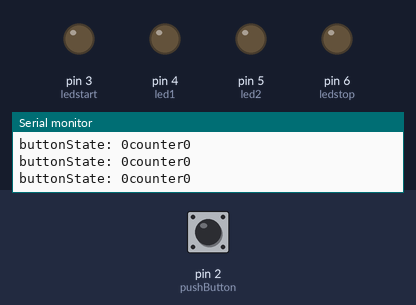
Simulated run of this sketch. Board: Arduino Uno, built with avr-gcc and run on an emulated ATmega328P. On the bench: output pins drawn as LEDs (lit = HIGH), the last lines printed to the serial monitor. The test bench sets the inputs (shaded band); at power-on: pin 2 (pushButton) LOW.

Above: at 1.2 s.
1.3 s: pin 2 (pushButton) pulled HIGH for 0.15 s
At 2.0 s:
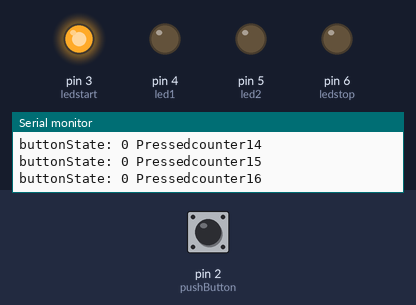
At 20.1 s:
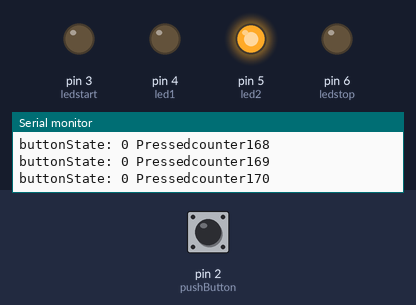
Timing chart, 0 to 21.8 s (numbered marks = the images above; inputs shaded):
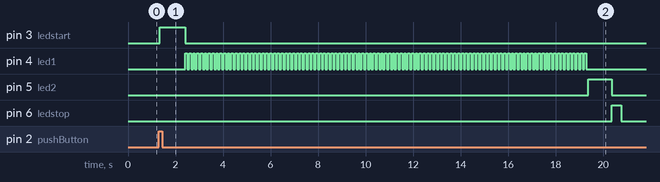

The sketch:

final.ino
```cpp
int pushButton = 2;

const int ledstart = 3;
const int led1 = 4;
const int led2 = 5;
const int ledstop = 6;

boolean pressed = false;
int counter = 0;

long prevMillis = 0;
int interval = 1000;
boolean starttimer = false;

void setup() {
  // put your setup code here, to run once:
  Serial.begin(9600);

  pinMode(pushButton, INPUT);

  pinMode(ledstart, OUTPUT);
  pinMode(led1, OUTPUT);
  pinMode(led2, OUTPUT);
  pinMode(ledstop, OUTPUT);
}

void loop(){
  // put your main code here, to run repeatedly:
  int buttonState = digitalRead(pushButton);

  Serial.print("buttonState: ");
  Serial.print(buttonState);
  delay(1);

  if(buttonState == HIGH){
    starttimer = true;
  }

  if(buttonState == LOW && starttimer == true){
    pressed = false;
    Serial.print(" Pressed");

    counter++;
  }

  Serial.print("counter");
  Serial.print(counter);

  Serial.println();

  if(starttimer == true){
    if(millis() - prevMillis >= interval){
    prevMillis = millis();
    counter++;
    Serial.println(counter);
    }

    if(counter >= 0 && counter < 30){
      digitalWrite(ledstart, HIGH);
    }else if(counter >= 30 && counter < 150){
      digitalWrite(ledstart, LOW);
      digitalWrite(led1, HIGH);
      delay(80);
      digitalWrite(led1, LOW);
      delay(80);
      digitalWrite(led1, HIGH);
    }else if(counter >= 150 && counter < 180){
      digitalWrite(led1, LOW);
      digitalWrite(led2, HIGH);
    }else if(counter >= 180 && counter < 190){
      digitalWrite(led2, LOW);
      digitalWrite(ledstop, HIGH);
    }else if(counter > 190){
      digitalWrite(ledstart, LOW);
      digitalWrite(led1, LOW);
      digitalWrite(led2, LOW);
      digitalWrite(ledstop, LOW);
    }
  }

}
```

Measured:
- after the input at 1.3 s, pin 3 (ledstart): LOW → HIGH at once, → LOW 1.1 s later; pin 4 (led1): alternates HIGH for 0.08 s and LOW for 0.08 s, 210 changes in all, then stays LOW, starting after 1.1 s; pin 5 (led2): LOW → HIGH after 18.1 s, → LOW 1.0 s later; pin 6 (ledstop): LOW → HIGH after 19.1 s, → LOW 0.39 s later
